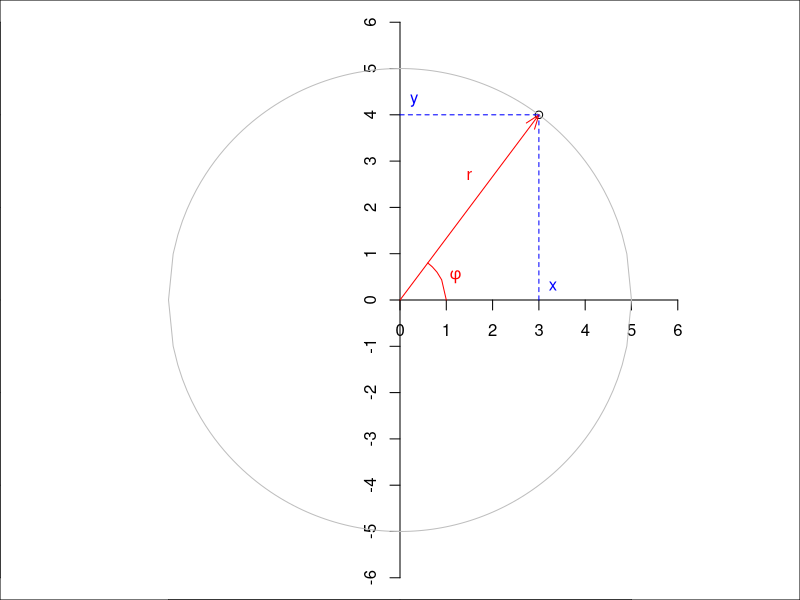
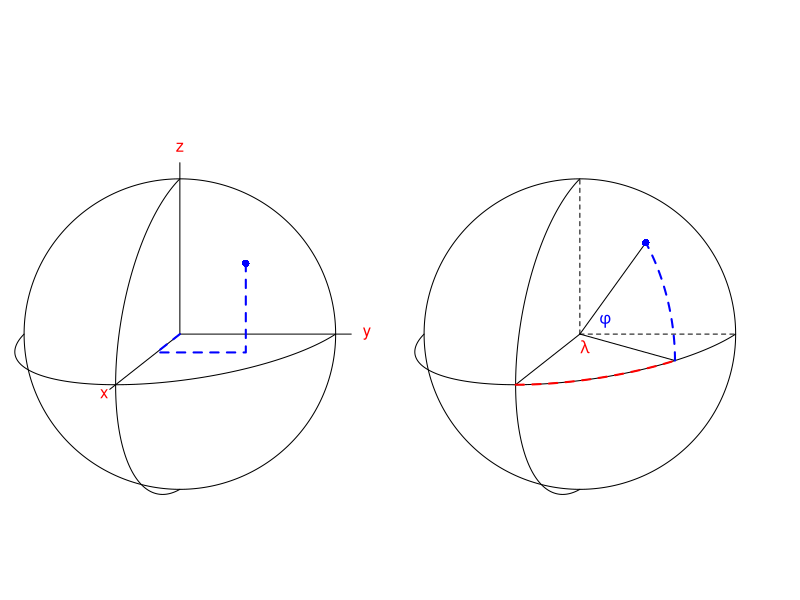
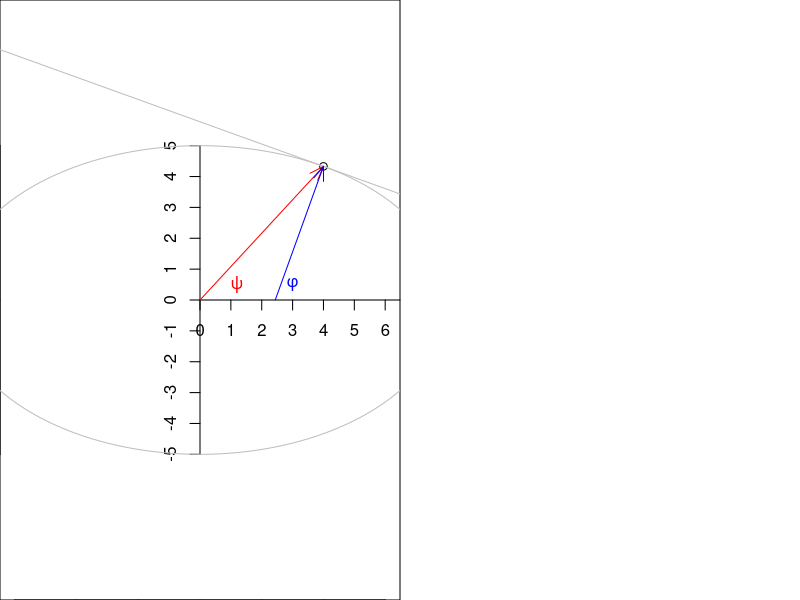

Reproduce these figures in R, in order. (Note: this script raises an error after producing the figures.)
#| out.width: 60%
#| fig.cap: "Two-dimensional polar (red) and Cartesian (blue) coordinates"
#| code-fold: true
par(mar = rep(0,4))
plot(3, 4, xlim = c(-6,6), ylim = c(-6,6), asp = 1)
axis(1, pos = 0, at = 0:6)
axis(2, pos = 0, at = -6:6)
xd <- seq(-5, 5, by = .1)
lines(xd, sqrt(25 - xd^2), col = 'grey')
lines(xd, -sqrt(25 - xd^2), col = 'grey')
arrows(0, 0, 3, 4, col = 'red', length = .15, angle = 20)
text(1.5, 2.7, label = "r", col = 'red')
xd <- seq(3/5, 1, by = .1)
lines(xd, sqrt(1 - xd^2), col = 'red')
text(1.2, 0.5, label = parse(text = "phi"), col = 'red')
lines(c(3,3), c(0,4), lty = 2, col = 'blue')
lines(c(0,3), c(4,4), lty = 2, col = 'blue')
text(3.3, 0.3, label = "x", col = 'blue')
text(0.3, 4.3, label = "y", col = 'blue')


#| fig.cap: "Cartesian geocentric coordinates (left) measure three distances, ellipsoidal coordinates (right) measure two angles, and possibly an ellipsoidal height"
#| code-fold: true
library(sf) |> suppressPackageStartupMessages()
e <- cbind(-90:90,0) # equator
f1 <- rbind(cbind(0, -90:90)) # 0/antimerid.
f2 <- rbind(cbind(90, -90:90), cbind(270, 90:-90))# +/- 90
eq <- st_sfc(st_linestring(e), st_linestring(f1), st_linestring(f2), crs='OGC:CRS84')

geoc <- st_transform(eq, "+proj=geocent")
cc <- rbind(geoc[[1]], NA, geoc[[2]], NA, geoc[[3]])
from3d <- function(x, offset, maxz, minz) {
	x = x[,c(2,3,1)] + offset # move to y right, x up, z backw
	x[,2] = x[,2] - maxz      # shift y to left
	d = maxz
	z = x[,3] - minz + offset
	x[,1] = x[,1] * (d/z)
	x[,2] = x[,2] * (d/z)
	x[,1:2]
}
maxz <- max(cc[,3], na.rm = TRUE)
minz <- min(cc[,3], na.rm = TRUE)
offset <- 3e7
circ <- from3d(cc, offset, maxz, minz)
mx <- max(cc, na.rm = TRUE) * 1.1
x <- rbind(c(0, 0, 0), c(mx, 0, 0))
y <- rbind(c(0, 0, 0), c(0, mx, 0))
z <- rbind(c(0, 0, 0), c(0, 0, mx))
ll <- rbind(x, NA, y, NA, z)
l0 <-  from3d(ll, offset, maxz, minz)
mx <- max(cc, na.rm = TRUE) * 1.2
x <- rbind(c(0, 0, 0), c(mx, 0, 0))
y <- rbind(c(0, 0, 0), c(0, mx, 0))
z <- rbind(c(0, 0, 0), c(0, 0, mx))
ll <- rbind(x, NA, y, NA, z)
l <-  from3d(ll, offset, maxz, minz)

par(mfrow = c(1, 2))
par(mar = rep(0,4))
plot.new()
plot.window(xlim = c(min(circ[,1],na.rm = TRUE), 3607103*1.02), 
						ylim = c(min(circ[,2],na.rm = TRUE), 2873898*1.1), asp = 1)
lines(circ)
lines(l0)
text(l[c(2,5,8),], labels = c("x", "y", "z"), col = 'red')
# add POINT(60 47)
p <- st_as_sfc("POINT(60 47)", crs = 'OGC:CRS84') |> st_transform("+proj=geocent")
p <- p[[1]]
pts <- rbind(c(0,0,0), c(p[1],0,0), c(p[1],p[2],0), c(p[1],p[2],p[2]))
ptsl <- from3d(pts, offset, maxz, minz)
lines(ptsl, col = 'blue', lty = 2, lwd = 2)
points(ptsl[4,1], ptsl[4,2], col = 'blue', cex = 1, pch = 16)

plot.new()
plot.window(xlim = c(min(circ[,1],na.rm = TRUE), 3607103*1.02), 
						ylim = c(min(circ[,2],na.rm = TRUE), 2873898*1.1), asp = 1)
lines(circ)

p <- st_as_sfc("POINT(60 47)", crs = 'OGC:CRS84') |> st_transform("+proj=geocent")
p <- p[[1]]
pts <- rbind(c(0,0,0), c(p[1],p[2],p[3]))
pt <-  from3d(pts, offset, maxz, minz)
lines(pt)
points(pt[2,1], pt[2,2], col = 'blue', cex = 1, pch = 16)

p0 <- st_as_sfc("POINT(60 0)", crs = 'OGC:CRS84') |> st_transform("+proj=geocent")
p0 <- p0[[1]]
pts <- rbind(c(0,0,0), c(p0[1],p0[2],p0[3]))
pt <-  from3d(pts, offset, maxz, minz)
lines(pt)

p0 <- st_as_sfc("POINT(0 0)", crs = 'OGC:CRS84') |> st_transform("+proj=geocent")
p0 <- p0[[1]]
pts <- rbind(c(0,0,0), c(p0[1],p0[2],p0[3]))
pt <-  from3d(pts, offset, maxz, minz)
lines(pt)

p0 <- st_as_sfc("POINT(0 90)", crs = 'OGC:CRS84') |> st_transform("+proj=geocent")
p0 <- p0[[1]]
pts <- rbind(c(0,0,0), c(p0[1],p0[2],p0[3]))
pt <-  from3d(pts, offset, maxz, minz)
lines(pt, lty = 2)

p0 <- st_as_sfc("POINT(90 0)", crs = 'OGC:CRS84') |> st_transform("+proj=geocent")
p0 <- p0[[1]]
pts <- rbind(c(0,0,0), c(p0[1],p0[2],p0[3]))
pt <-  from3d(pts, offset, maxz, minz)
lines(pt, lty = 2)

f1 <- rbind(cbind(0:60, 0))
arc <- st_sfc(st_linestring(f1), crs='OGC:CRS84')
geoc <- st_transform(arc, "+proj=geocent")
cc <- rbind(geoc[[1]])
circ <- from3d(cc, offset, maxz, minz)
lines(circ, col = 'red', lwd = 2, lty = 2)

f1 <- rbind(cbind(60, 0:47))
arc <- st_sfc(st_linestring(f1), crs='OGC:CRS84')
geoc <- st_transform(arc, "+proj=geocent")
cc <- rbind(geoc[[1]])
circ <- from3d(cc, offset, maxz, minz)
lines(circ, col = 'blue', lwd = 2, lty = 2)

text(pt[1,1]+100000, pt[1,2]+50000, labels = expression(phi), col = 'blue') # lat
text(pt[1,1]+20000, pt[1,2]-50000, labels = expression(lambda), col = 'red') # lng


#| code-fold: true
#| collapse: false
p <- st_as_sfc("POINT(60 47)", crs = 'OGC:CRS84')
p[[1]]


#| code-fold: true
#| collapse: false
p <- st_as_sfc("POINT(60 47)", crs = 'OGC:CRS84') |> st_transform("+proj=geocent")
p[[1]]


#| out.width: 60%
#| fig.cap: "Angles on an ellipse: geodetic (blue) and geocentric (red) latitude"
#| code-fold: true
par(mar = rep(0,4))
x <- 4
y <- 5/8 * sqrt(48)
plot(x, y, xlim = c(-6,6), ylim = c(-8,8), asp = 1)
axis(1, pos = 0, at = 0:9)
axis(2, pos = 0, at = -5:5)
xd <- seq(-8, 8, by = .1)
lines(xd, 5/8 * sqrt(64 - xd^2), col = 'grey')
lines(xd, 5/8 * -sqrt(64 - xd^2), col = 'grey')
arrows(0, 0, x, y, col = 'red', length = .15, angle = 20)
b <- (x * 25) / (-y * 64)
a <- y - x * b
abline(a, b, col = 'grey')
b <- -1/b
x0 <- x - y / b
arrows(x0, 0, x, y, col = 'blue', length = .15, angle = 20)
text(1.2, 0.5, label = parse(text = "psi"), col = 'red')
text(3, 0.5, label = parse(text = "phi"), col = 'blue')


#| code-fold: true
#| collapse: false
pts <- st_sfc(st_point(c(13.4050, 52.5200)), st_point(c(2.3522, 48.8566)), crs = 'OGC:CRS84')
s2_orig <- sf_use_s2(FALSE)
d1 <- c(gc_ellipse = st_distance(pts)[1,2])
sf_use_s2(TRUE)
# or, without using s2, use st_distance(st_transform(pts, "+proj=cart +ellps=sphere"))
d2 <- c(gc_sphere = st_distance(pts)[1,2])
p <- st_transform(pts, "+proj=cart +ellps=WGS84")
d3 <- c(str_ellipse = units::set_units(sqrt(sum(apply(do.call(cbind, p), 1, diff)^2)), m))
p2 <- st_transform(pts, "+proj=cart +ellps=sphere")
d4 <- c(str_sphere = units::set_units(sqrt(sum(apply(do.call(cbind, p2), 1, diff)^2)), m))
res <- c(d1, d3, d2, d4) # note order
# print as km, re-add names:
sf_use_s2(s2_orig) # back to what it was before changing
res |> units::set_units(km) |> setNames(names(res)) |> print(digits = 5)


#| out.width: 70%
#| fig.cap: "UK horizontal datum grid, from datum OSGB 1936 (EPSG:4277) to datum ETRS89 (EPSG:4258); units arc-seconds"
#| code-fold: true
library(stars)
library(rnaturalearth)
library(dplyr) |> suppressPackageStartupMessages()
countries110 |> 
    st_as_sf() |>
    filter(ADMIN == "United Kingdom") |>
    st_geometry() -> uk
filename = "data/uk_os_OSTN15_NTv2_OSGBtoETRS.tif"
r <- if (file.exists(filename)) {
    r <- read_stars(filename)
  } else {
    read_stars("/vsicurl/https://cdn.proj.org/uk_os_OSTN15_NTv2_OSGBtoETRS.tif")
  }
hook <- function() {
		plot(uk, border = "orange", col = NA, add = TRUE)
}
plot(r[,,,1:2], axes = TRUE, hook = hook, key.pos = 4)


#| out.width: 70%
#| fig.cap: "UK vertical datum grid, from ETRS89 (EPSG:4937) to ODN height (EPSG:5701), units m"
#| code-fold: true
filename = "data/uk_os_OSGM15_GB.tif"
h <- if (file.exists(filename)) {
    read_stars(filename)
  } else {
    read_stars("/vsicurl/https://cdn.proj.org/uk_os_OSGM15_GB.tif")
  } 
plot(h, axes = TRUE, reset = FALSE)
plot(uk, border = "orange", col = NA, add = TRUE)
